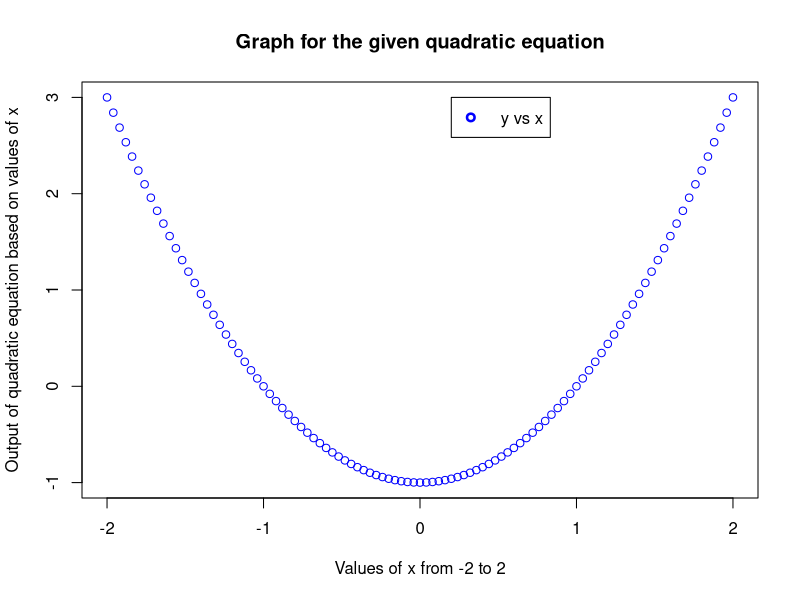
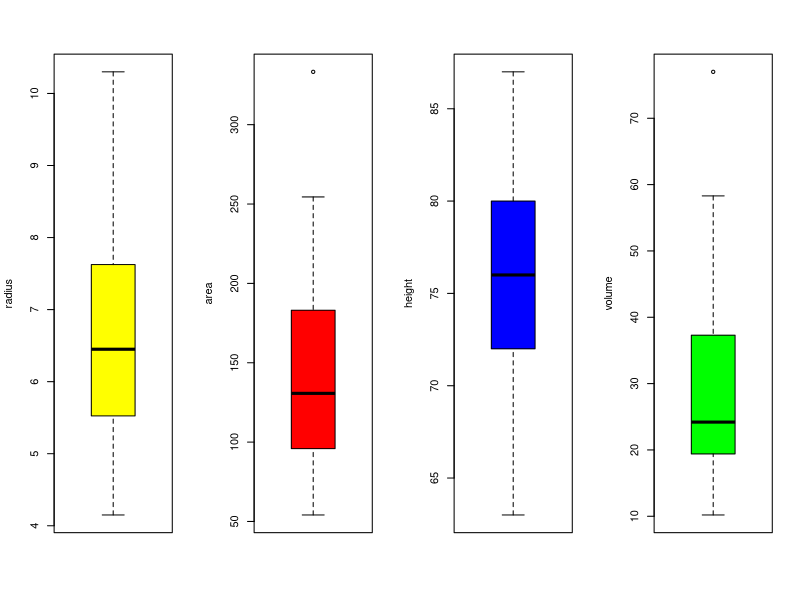
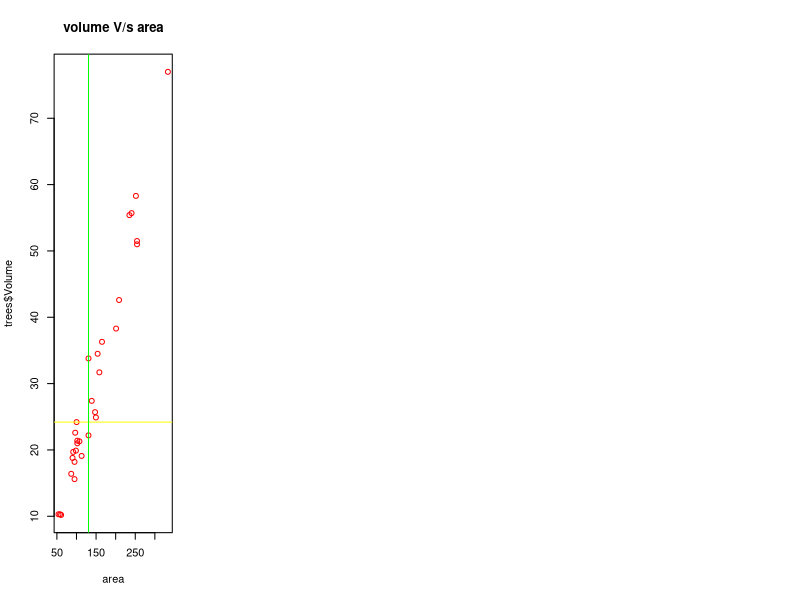
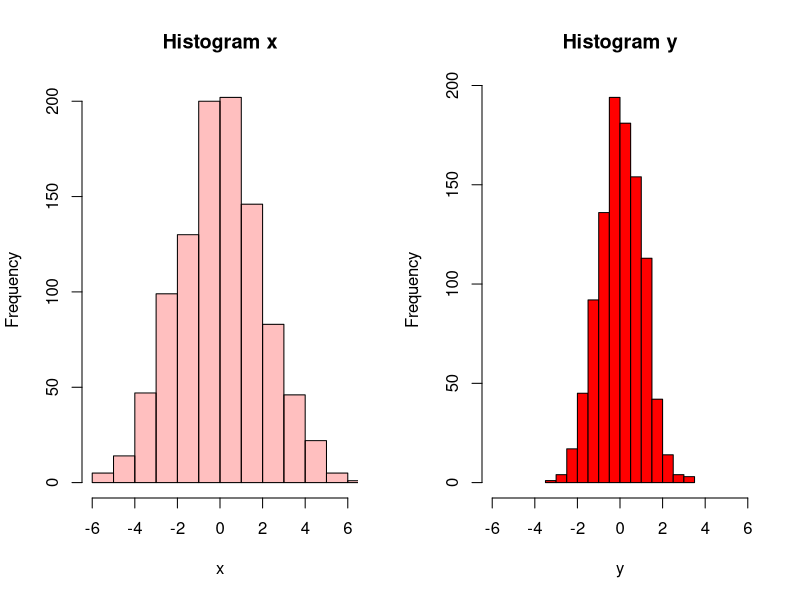
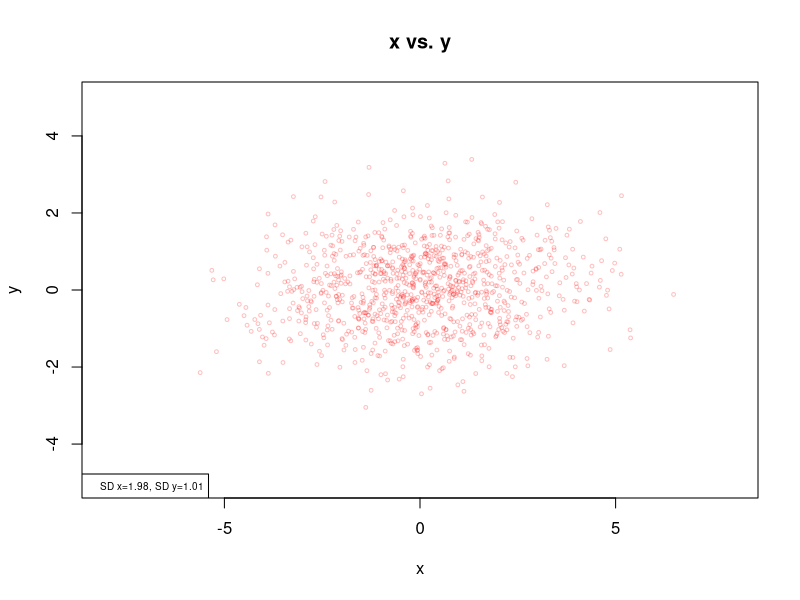

R code for these plots, in order:
# Instructions
# R markdown is a plain-text file format for integrating text and R code, and creating transparent, reproducible and interactive reports. An R markdown file (.Rmd) contains metadata, markdown and R code “chunks”, and can be “knit” into numerous output types. Answer the test questions by adding R code to the fenced code areas below each item. Once completed, you will “knit” and submit the resulting .html file, as well the .Rmd file. The .html will include your R code and the output. The .html file will be graded and returned with comments as a .pdf document.
# Before proceeding, look to the top of the .Rmd for the (YAML) metadata block, where the title and output are given. Please change title from ‘Programming with R Test #1’ to your name, with the format ‘lastName_firstName.’
# If you encounter issues with knitting the .html, please send an email via Canvas to your TA.
# Each code chunk is delineated by six (6) backticks; three (3) at the start and three (3) at the end. After the opening ticks, arguments are passed to the code chunk and in curly brackets. Please do not add or remove backticks, or modify the arguments or values inside the curly brackets. An example code chunk is included here:

# Comments are included in each code chunk, simply as prompts
# ...R code placed here
# ...R code placed here

# You need only enter text inside the code chunks for each test item.
# Depending on the problem, grading will be based on: 1) the correct result, 2) coding efficiency and 3) graphical presentation features (labeling, colors, size, legibility, etc). I will be looking for well-rendered displays. Do not print and display the contents of vectors or data frames unless requested by the problem. You should be able to display each solution in fewer than ten lines of code.
# Submit both the .Rmd and .html files for grading
# Test Items
# (1) (4 points) Create a vector that contains the following, in this order, and print the contents. Do not round off any values unless requested.
# A sequence of integers from 5 to 10, inclusive.
# A two repetitions of the vector c(2, -5.1, -23).
# The value of the sum of 7/42 and 3

# first create 3 separate vectors based on the parameters in the problem
m = c(seq(from = 5, to = 10))
n = c(rep(c(2,-5.1,-23), times = 2))
o = c((7/42),3)

# next add the three together to get the vector asked for in the problem. 
# name it to differentiate it
J_vector <- c(m,n,o)

# print it
J_vector

# 1(a) extract the first and last elements of the vector. Once you know how many numbers are in the vector, get the first and last numbers.
length(J_vector)

J_vector2 <- c(J_vector[1], J_vector[14])

# print new vector
J_vector2

# (1)(b) Form a third vector from the elements not extracted in (a). Print this vector.

# 1(b) extract the first and last elements of the vector
length(J_vector)

J_vector3 <- c(J_vector[2:13])

# print third vector
J_vector3

# (1)(c) Use the vectors from (a) and (b) to reconstruct the original vector. Print this vector. Sum the elements of this vector, and round the sum to one decimal place. Print the result.

# 1(c) Take the first variable in JV2 and then add all variables in JV3, then finish off with the last (second) variable in JV2
OrigJ_vector <- c(J_vector2[1], J_vector3, J_vector2[2])

# print the final vector, which should be a copy of the original vector
OrigJ_vector

# (2) (4 points) The expression y = a + bx + cx^2 is a quadratic function.
# (2)(a) Write a function in R that accepts values for a, b, c and x and returns a value for y.

# 2(a) create quadratic function
MyFunction <- function(x, a, b, c){
  a + b*x + c*x^2                                 
}

# (2)(b) Create a vector, x, of 101 equally-spaced values from -2 to 2, inclusive. Do not print x. Pass the following values - a = -1, b = 0 and c = 1 - to your function in (a) and, using the vector x, calculate values for a vector, y. Do not print y.

# 2b create vector
x <- seq(from = -2, to = 2, length.out = 101)

# (2)(c) Plot y versus x in color, with x on the horizontal axis. Add a title and other features such as a legend to this plot.

# 2c pass values to function and set it equal to y
y <- MyFunction(x, a=-1, b=0, c=1)

# plot in blue x v y
plot(x,y,xlab = "Values of x from -2 to 2", ylab = "Output of quadratic equation based on values of x",
     main = "Graph for the given quadratic equation",col=c("blue"),type = "p")
legend(0.2,3.0,c("y vs x"),
       lty = c(0,0),  # gives the legend appropriate symbols 
       lwd = c(2.5,2.5),col = c("blue"),pch = 1 )  

# (2)(d) Roots are sometimes refered to as the “zeros” of a function. Confirm the roots of the quadratic function in (b) are -1 and 1 by using coding methods shown in the Quick Start Guide for R. This can be done with one line of code. Do not use the traditional formula for finding roots of a quadratic equation, or functions such as polyroot(). A graphical display does not have the precision needed for this confirmation and is not sufficient by itself.

# 2(d)given values of coefficients from part b
a = 1
b = 0
c = -1

(-b + c(-1, 1) * sqrt(b^2 - 4 * a * c))/(2 * a)

# (3) (10 points) Use the “trees” dataset for the following items. This dataset has three variables (Girth, Height, Volume) on 31 trees.
# (3)(a) Use data(trees) to load the file. Check the structure with str(). Use apply() to return the median values for the three variables in “trees.” Using R and logicals, give the row number and print the three measurements - Girth, Height and Volume - of the tree with Volume equal to the median of Volume.

# 3(a)first load file with data(trees)
data(trees)

# check structure and get median for 3 variables in the dataset
str(trees)

apply(trees, 2, median)

# finally, get the line and all information in said line for any tree with volume equal to median of volume column
x = trees$Volume == 24.2
trees[x,]

# (3)(b) Girth is defined as the diameter of a tree taken at 4 feet 6 inches from the ground. Convert each diameter to a radius, r. Calculate the cross-sectional area of each tree using pi times the squared radius. Present stem-and-leaf plots of the radius and area.

# 3(b) first get the girth in the dataset
girth <- trees[,1]
print(girth)

# then calculate the radius
radius <- girth/2
print(radius)

# Next calculate the area
area <- pi*(radius)^2
print(area)

# get a stem of the radius
stem(radius)

# get a stem of the area
stem(area)

# (3)(c) Use par(mfrow = c(1, 4)) and present colored boxplots of the radii and areas calculated in (b) along with Height and Volume. Label each accordingly.

# 3(c) get boxplots for radius, area, height, and volume
par (mfrow=c(1,4))
boxplot(radius,ylab='radius',col="yellow")
boxplot(area,ylab='area',col="red")
boxplot(trees$Height,ylab='height',col="blue")
boxplot(trees$Volume,ylab='volume',col="green")

# (3)(d) Demonstrate that the outlier revealed in the boxplot of Volume is not an extreme outlier. This can be done with one line of code using boxplot.stats or logicals.

# 3(d) reveal outlier through boxplot.stats
boxplot.stats(trees$Volume)

# (3)(e) Plot Volume versus Area in color with Area on the horizontal axis. Add a title. Use abline() to present a horizontal line and a vertical line corresponding to the location of the median for Volume and Area respectively.

# 3(e) plot volume v area on one graph in color with lines through median for vol and area
plot(area,trees$Volume,col="red",main="volume V/s area")
median.area=median(area)
print (median.area)

abline (h=24.2,col="yellow")
abline (v=130.6981, col="green")

# (4) (3 points) Use matrix operations shown in the “Quick Start Guide” to solve the following system of linear equations. Display the R script and the numerical solutions for x, y and z. Demonstrate your solution is correct by using matrix operations to reproduce the values 1, 1, 3. This can be accomplished with matrix multiplication in one line of code.
# x - y + z = 1
# x + y - z = 1
# x + y + z = 3

# start by putting the initial x, y, z problem into a matrix and titling the matrix y
y <- matrix(c(1, 1, 1, -1, 1, 1, 1, -1, 1),nrow = 3)

# print matrix
y

# next add the answers side to the equations into another matrix and titling it z
z <- c(1,1,3)

# print matrix
z

# to solve for x, y, z use the solve function
solve(y,z)

# then using the ansers to x,y,z above we can multiply by the matrix y to get the answers established in matrix z to prove the answers
y %*% c(1,1,1)

# (5) (4 points) Use set.seed(123) and rnorm() with mean = 0. Generate two different random samples, each of size n = 1000. Designate the first as x and use a standard deviation of 2. Designate the second as y and use a standard deviation of 1. Do not print x and y.
# 5(a) create the x and y samples
set.seed(123)
x <- rnorm(1000, 0, 2)
y <- rnorm(1000, 0, 1)

# (5)(a) Generate a new object using cbind(x, y). Do not print this object. Use apply() with this object to compute the sample standard deviation for each column: x and y. Round to two decimal places. Present this result.

# 5(a) making sure to use a rounding function, add the cbind and apply to get the sd.
round(apply((cbind(x,y)), 2, sd), digits = 2)

# (5)(b) Use par(mfrow = c(1, 2)) and present two histograms in color with titles, one for x and the second for y. Maintain comparability of the x-axes with xlim = c(-6, 6).

# 5(b) presenting 2 histograms with different colors and titles
# ensuring both have same limits using xlim
par(mfrow=c(1,2))
hist(x, xlim = c(-6,6), main="Histogram x", col = rgb(1, 0, 0, 0.25))
hist(y, xlim = c(-6,6), main="Histogram y", col = rgb(1, 0, 0))

# (5)(c) The two vectors, x and y, are not correlated. Use the vectors x and y without sorting or any other manipulation and plot y versus x to produce a colored, titled scatterplot of their values with x on the x-axis. This is not a multi-colored plot. Use cex = 0.5 to control the size of the plotted data points.
# Position a legend in the lower left corner which indicates what the rounded sample standard deviations from (a) are for each variable. Check the .html document to make sure the legend does not overlap any data points. It may be necessary to adjust the limits on the x and y axes to avoid this.

# 5(c) I will admit this one stumped me a bit.
par(mfrow=c(1,1))
plot(x,y, xlim = c(-8,8), ylim = c(-5,5), main="x vs. y", cex = 0.5, col = rgb(1, 0, 0, 0.25))
legend("bottomleft", legend="SD x=1.98, SD y=1.01", cex=0.6)  

